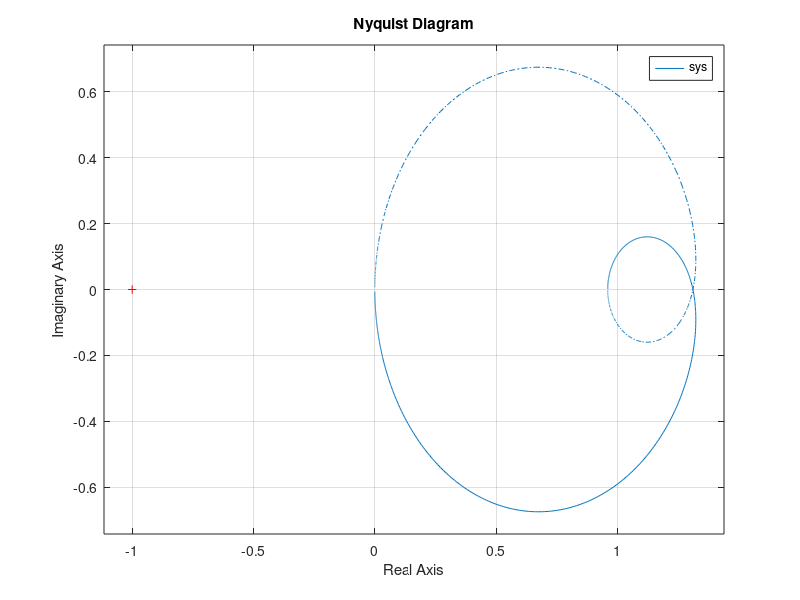
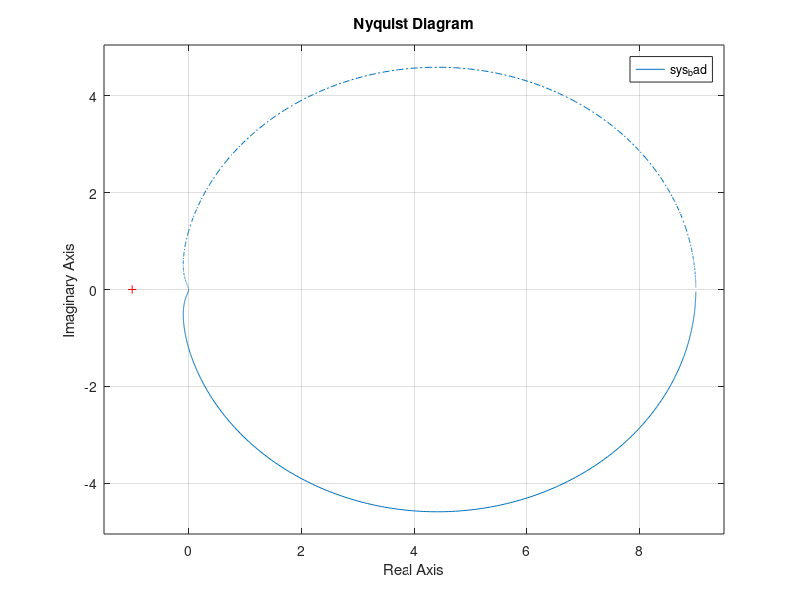

Source code (MATLAB) for these figures, in order:
% Am,bm,hからなるシステムが強正実であることの確認

Am=[0,1;-1,-5]; bm=[0;1];
%Q=[1e-5,0;0,1]; %[1,0;0,1e-5]; eye(2);
randQ=rand(2); Q=randQ*randQ';

P=lyap(Am,Q);
sqP=sqrtm(P); %P^(1/2)
Bhat=sqP\bm;
Hhat=Bhat';
H=Hhat/sqP

figure()
sys=ss(Am,bm,H,0);
nyquist(sys);

%{
figure()
sys_bad=ss(Am,bm,[1,1],0);
nyquist(sys_bad);
getPassiveIndex(sys_bad,'io')
%}
%{
figure()
sys_bad=ss(Am,bm,[9.9999,0.0005],0);
nyquist(sys_bad);
%}


figure()
sys_bad=ss(Am,bm,[9,1],0);
nyquist(sys_bad);